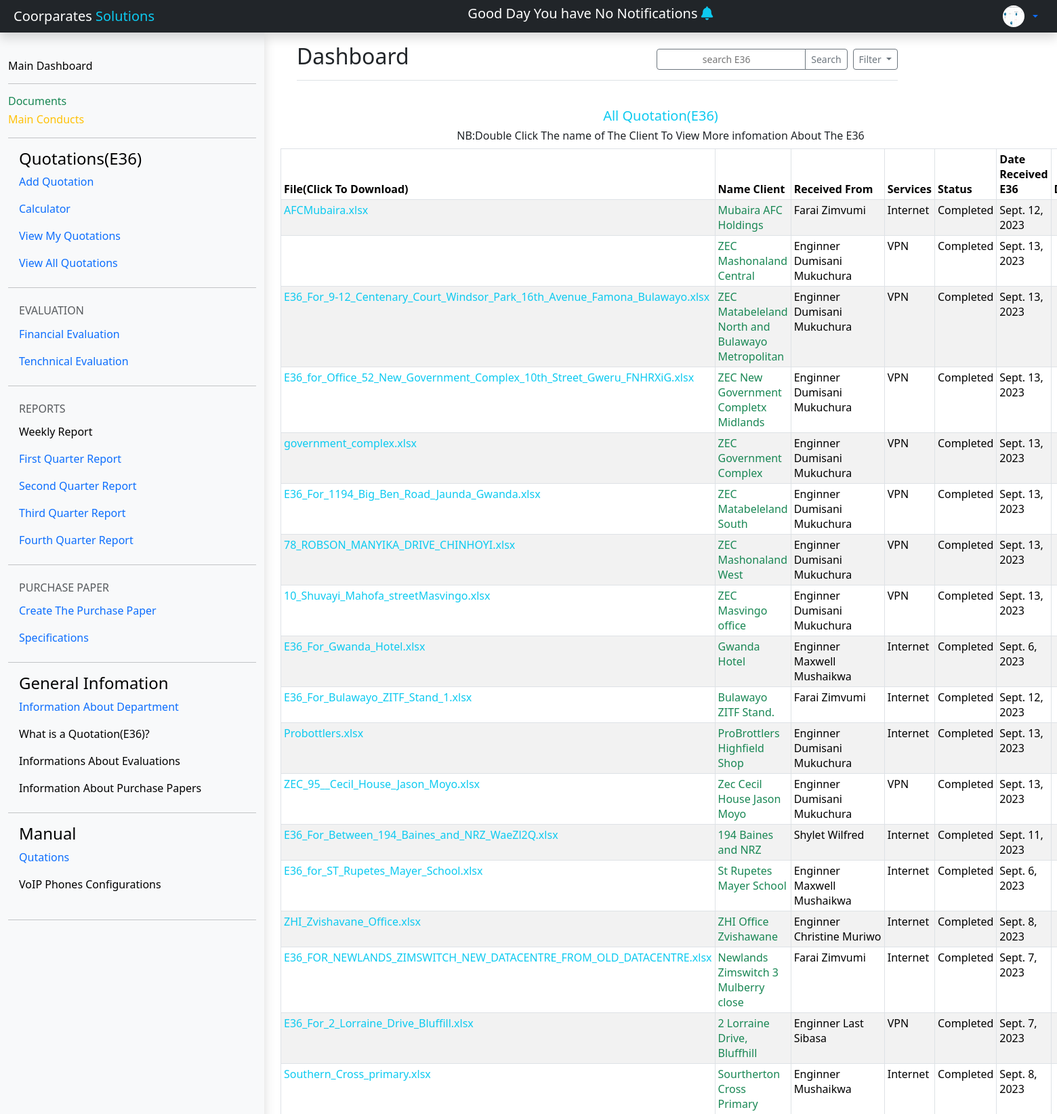
Screenshot of /dashboard/ViewMyQuotation (upper part) with the database file from the repository.
### e36/models.py (models this page shows, shortened)
class Quotation(models.Model):
	name = [('VPN','VPN'),('Internet','Leased Line(Fibre)/Internet'),('VoIP','VoIP')]
	status = [('Completed','Completed'),('Pending','Pending')]
	File = models.FileField(_("E36"), upload_to='', max_length=100,null=True)
	NameClient = models.CharField(max_length=50,null=True,blank=True)
	City = models.CharField(max_length=50,null=True,blank=True)
	Total = models.DecimalField(_("Total"), max_digits=10, decimal_places=2,null=True,blank=True)
	Status = models.CharField( max_length=50,choices=status,null = True)
	Type = models.CharField(max_length=50,null=True,blank=True,choices=name)
	DateReceived=models.DateField(null=True, auto_now=False, auto_now_add=False )
	DateSubmited= models.DateField(null=True, auto_now=False, auto_now_add=False,blank =True)
	TimeRecived = models.TimeField(_("Time Received"), auto_now=False, auto_now_add=False, null=True,blank=True)
	TimeSubmitted = models.TimeField(_("TimeSubmited"), auto_now=False, auto_now_add=False ,blank =True,null=True)
	created = models.DateTimeField(_("created at"), auto_now=True, auto_now_add=False ,null=True)
	updated = models.DateTimeField(null=True,auto_now=False,auto_now_add=True)
	Receivedfrom = models.CharField(_("Name of te Enginner WhomGive you The E36"),default='Enginner ' ,max_length=50)
	comments = models.TextField(_("Comments"),null =True,blank=True)
	WeekReport = models.IntegerField(_("Weekly report"),null=True)
	created_by = models.ForeignKey(User,  on_delete=models.CASCADE ,null=True,blank=True)
	image = models.ImageField(upload_to = 'picture' ,null=True, blank = True)
	survey = models.BooleanField(null = True ,default=False)
	@property
	def FileUrl(self):
		try:
			url = self.File.url
		except:
				url = ''
		return url
	class meta:
		ordering = ('-created',)

### e36/views.py (the view)
# urls.py: path('ViewMyQuotation',views.ViewMyQoute , name='viewMyE36'),
def ViewMyQoute(request):
    content ={}
    content ={
      'E36':E36
   }
    return render(request,'viewMyQuote.html',content)

### Templates/ViewMyQuote.html (shortened to what this page needs)
{% extends 'dashboard.html' %}
 {%block content%}
 {%load static%}
 {% load crispy_forms_tags %}
<head>
</head>
<body>
<main class="col-md-9 col-lg-10 align-content-center px-md-4"
     style="width: 75%">
     <main class="col-md-9  col-lg-10 px-md-4">
      <div class="d-flex justify-content-between flex-wrap flex-md-nowrap align-items-center pt-3 pb-2 mb-3 border-bottom">
        <h1 class="h2">Dashboard</h1>
        <div class="btn-toolbar mb-2 mb-md-0">
          <div class="btn-group me-2">
            <input type="search"  placeholder="search E36" class="btn btn-sm btn-outline-secondary"></input>
            <button type="button" class="btn btn-sm btn-outline-secondary">Search</button>
          </div>
          <button type="button" class="btn btn-sm btn-outline-secondary dropdown-toggle">
            Filter
          </button>
        </div>
      </div>
  </main>
          <div class=" text-start mt-1"
          >
          <br>
              <div class=" text-center">
                <h5  class=" text-info"> All Quotation(E36)</h5>
                  <h6>NB:Double Click The name of The Client To View More infomation About The E36</h6>
              </div>
        <table class="table table-bordered table-striped table-sm">
          <thead>
            <tr class="bg-info">
              <th scope="col">File(Click To Download)</th>
              <th scope="col">Name Client</th>
              <th scope="col">Received From </th>
              <th scope="col">Services</th>
               <th scope="col">Status</th>
              <th scope="col">Date Received E36</th>
              <th scope="col">Duration</th>
            </tr>
          </thead>
          <tbody>
            {% for data  in E36 %}
            {%if user.username == user.username%}
            <tr >
              <td><a class="nav-link .navs-link fs-6 text-info" href="{{data.FileUrl}}">{{data.File}}</a></td>
              <td  ><a class="text-success nav-link navs-link fs-6" href="{% url 'DetailedE36' data.id %}">{{data.NameClient}}</a></td>
              <td >{{data.Receivedfrom}}</td>
              <td>{{data.Type}}</td>
              <td>{{data.Status}}</td>
              <td>{{data.DateReceived}} </td>
                <td>{{user.username}}</td>
            </tr>
            {%endif%}
            {%endfor%}
          </tbody>
        </table>
          </div>
 </main>
</body>
{%endblock content%}

### rows the page displays
Quotation: File "AFCMubaira.xlsx", NameClient "Mubaira AFC Holdings", Receivedfrom "Farai Zimvumi", Type "Internet", Status "Completed", DateReceived "Sept. 12, 2023"
Quotation: NameClient "ZEC Mashonaland Central", Receivedfrom "Enginner Dumisani Mukuchura", Type "VPN", Status "Completed", DateReceived "Sept. 13, 2023"
Quotation: File "E36_For_9-12_Centenary_Court_Windsor_Park_16th_Avenue_Famona_Bulawayo.xlsx", NameClient "ZEC Matabeleland North and Bulawayo Metropolitan", Receivedfrom "Enginner Dumisani Mukuchura", Type "VPN", Status "Completed", DateReceived "Sept. 13, 2023"
Quotation: File "E36_for_Office_52_New_Government_Complex_10th_Street_Gweru_FNHRXiG.xlsx", NameClient "ZEC New Government Completx Midlands", Receivedfrom "Enginner Dumisani Mukuchura", Type "VPN", Status "Completed", DateReceived "Sept. 13, 2023"
Quotation: File "government_complex.xlsx", NameClient "ZEC Government Complex", Receivedfrom "Enginner Dumisani Mukuchura", Type "VPN", Status "Completed", DateReceived "Sept. 13, 2023"
Quotation: File "E36_For_1194_Big_Ben_Road_Jaunda_Gwanda.xlsx", NameClient "ZEC Matabeleland South", Receivedfrom "Enginner Dumisani Mukuchura", Type "VPN", Status "Completed", DateReceived "Sept. 13, 2023"
Quotation: File "78_ROBSON_MANYIKA_DRIVE_CHINHOYI.xlsx", NameClient "ZEC Mashonaland West", Receivedfrom "Enginner Dumisani Mukuchura", Type "VPN", Status "Completed", DateReceived "Sept. 13, 2023"
Quotation: File "10_Shuvayi_Mahofa_streetMasvingo.xlsx", NameClient "ZEC Masvingo office", Receivedfrom "Enginner Dumisani Mukuchura", Type "VPN", Status "Completed", DateReceived "Sept. 13, 2023"
Quotation: File "E36_For_Gwanda_Hotel.xlsx", NameClient "Gwanda Hotel", Receivedfrom "Enginner Maxwell Mushaikwa", Type "Internet", Status "Completed", DateReceived "Sept. 6, 2023"
Quotation: File "E36_For_Bulawayo_ZITF_Stand_1.xlsx", NameClient "Bulawayo ZITF Stand.", Receivedfrom "Farai Zimvumi", Type "Internet", Status "Completed", DateReceived "Sept. 12, 2023"
Quotation: File "Probottlers.xlsx", NameClient "ProBrottlers Highfield Shop", Receivedfrom "Enginner Dumisani Mukuchura", Type "Internet", Status "Completed", DateReceived "Sept. 13, 2023"
Quotation: File "ZEC_95__Cecil_House_Jason_Moyo.xlsx", NameClient "Zec Cecil House Jason Moyo", Receivedfrom "Enginner Dumisani Mukuchura", Type "VPN", Status "Completed", DateReceived "Sept. 13, 2023"
Quotation: File "E36_For_Between_194_Baines_and_NRZ_WaeZl2Q.xlsx", NameClient "194 Baines and NRZ", Receivedfrom "Shylet Wilfred", Type "Internet", Status "Completed", DateReceived "Sept. 11, 2023"
Quotation: File "E36_for_ST_Rupetes_Mayer_School.xlsx", NameClient "St Rupetes Mayer School", Receivedfrom "Enginner Maxwell Mushaikwa", Type "Internet", Status "Completed", DateReceived "Sept. 6, 2023"
Quotation: File "ZHI_Zvishavane_Office.xlsx", NameClient "ZHI Office Zvishawane", Receivedfrom "Enginner Christine Muriwo", Type "Internet", Status "Completed", DateReceived "Sept. 8, 2023"
Quotation: File "E36_FOR_NEWLANDS_ZIMSWITCH_NEW_DATACENTRE_FROM_OLD_DATACENTRE.xlsx", NameClient "Newlands Zimswitch 3 Mulberry close", Receivedfrom "Farai Zimvumi", Type "Internet", Status "Completed", DateReceived "Sept. 7, 2023"
Quotation: File "E36_For_2_Lorraine_Drive_Bluffill.xlsx", NameClient "2 Lorraine Drive, Bluffhill", Receivedfrom "Enginner Last Sibasa", Type "VPN", Status "Completed", DateReceived "Sept. 7, 2023"
Quotation: File "Southern_Cross_primary.xlsx", NameClient "Sourtherton Cross Primary", Receivedfrom "Enginner Mushaikwa", Type "Internet", Status "Completed", DateReceived "Sept. 8, 2023"
